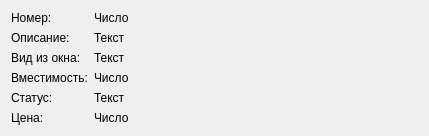
<?xml version="1.0" encoding="UTF-8"?>
<ui version="4.0">
 <class>RoomListItem</class>
 <widget class="QWidget" name="RoomListItem">
  <property name="geometry">
   <rect>
    <x>0</x>
    <y>0</y>
    <width>429</width>
    <height>132</height>
   </rect>
  </property>
  <property name="windowTitle">
   <string>Form</string>
  </property>
  <layout class="QFormLayout" name="formLayout">
   <item row="0" column="0">
    <widget class="QLabel" name="label">
     <property name="font">
      <font>
       <pointsize>9</pointsize>
       <weight>50</weight>
       <italic>false</italic>
       <bold>false</bold>
       <kerning>true</kerning>
      </font>
     </property>
     <property name="text">
      <string>Номер:</string>
     </property>
    </widget>
   </item>
   <item row="0" column="1">
    <widget class="QLabel" name="label_2">
     <property name="font">
      <font>
       <pointsize>9</pointsize>
       <weight>50</weight>
       <italic>false</italic>
       <bold>false</bold>
       <kerning>true</kerning>
      </font>
     </property>
     <property name="text">
      <string>Число</string>
     </property>
    </widget>
   </item>
   <item row="1" column="0">
    <widget class="QLabel" name="label_3">
     <property name="font">
      <font>
       <pointsize>9</pointsize>
       <weight>50</weight>
       <italic>false</italic>
       <bold>false</bold>
       <kerning>true</kerning>
      </font>
     </property>
     <property name="text">
      <string>Описание:</string>
     </property>
    </widget>
   </item>
   <item row="1" column="1">
    <widget class="QLabel" name="label_4">
     <property name="font">
      <font>
       <pointsize>9</pointsize>
       <weight>50</weight>
       <italic>false</italic>
       <bold>false</bold>
       <kerning>true</kerning>
      </font>
     </property>
     <property name="text">
      <string>Текст</string>
     </property>
     <property name="wordWrap">
      <bool>true</bool>
     </property>
    </widget>
   </item>
   <item row="2" column="0">
    <widget class="QLabel" name="label_7">
     <property name="font">
      <font>
       <pointsize>9</pointsize>
       <weight>50</weight>
       <italic>false</italic>
       <bold>false</bold>
       <kerning>true</kerning>
      </font>
     </property>
     <property name="text">
      <string>Вид из окна:</string>
     </property>
    </widget>
   </item>
   <item row="2" column="1">
    <widget class="QLabel" name="label_8">
     <property name="font">
      <font>
       <pointsize>9</pointsize>
       <weight>50</weight>
       <italic>false</italic>
       <bold>false</bold>
       <kerning>true</kerning>
      </font>
     </property>
     <property name="text">
      <string>Текст</string>
     </property>
    </widget>
   </item>
   <item row="3" column="0">
    <widget class="QLabel" name="label_11">
     <property name="font">
      <font>
       <pointsize>9</pointsize>
       <weight>50</weight>
       <italic>false</italic>
       <bold>false</bold>
       <kerning>true</kerning>
      </font>
     </property>
     <property name="text">
      <string>Вместимость:</string>
     </property>
    </widget>
   </item>
   <item row="3" column="1">
    <widget class="QLabel" name="label_12">
     <property name="font">
      <font>
       <pointsize>9</pointsize>
       <weight>50</weight>
       <italic>false</italic>
       <bold>false</bold>
       <kerning>true</kerning>
      </font>
     </property>
     <property name="text">
      <string>Число</string>
     </property>
    </widget>
   </item>
   <item row="4" column="0">
    <widget class="QLabel" name="label_9">
     <property name="font">
      <font>
       <pointsize>9</pointsize>
       <weight>50</weight>
       <italic>false</italic>
       <bold>false</bold>
       <kerning>true</kerning>
      </font>
     </property>
     <property name="text">
      <string>Статус:</string>
     </property>
    </widget>
   </item>
   <item row="4" column="1">
    <widget class="QLabel" name="label_10">
     <property name="font">
      <font>
       <pointsize>9</pointsize>
       <weight>50</weight>
       <italic>false</italic>
       <bold>false</bold>
       <kerning>true</kerning>
      </font>
     </property>
     <property name="text">
      <string>Текст</string>
     </property>
    </widget>
   </item>
   <item row="5" column="0">
    <widget class="QLabel" name="label_5">
     <property name="font">
      <font>
       <pointsize>9</pointsize>
       <weight>50</weight>
       <italic>false</italic>
       <bold>false</bold>
       <kerning>true</kerning>
      </font>
     </property>
     <property name="text">
      <string>Цена:</string>
     </property>
    </widget>
   </item>
   <item row="5" column="1">
    <widget class="QLabel" name="label_6">
     <property name="font">
      <font>
       <pointsize>9</pointsize>
       <weight>50</weight>
       <italic>false</italic>
       <bold>false</bold>
       <kerning>true</kerning>
      </font>
     </property>
     <property name="text">
      <string>Число</string>
     </property>
    </widget>
   </item>
  </layout>
 </widget>
 <resources/>
 <connections/>
</ui>
